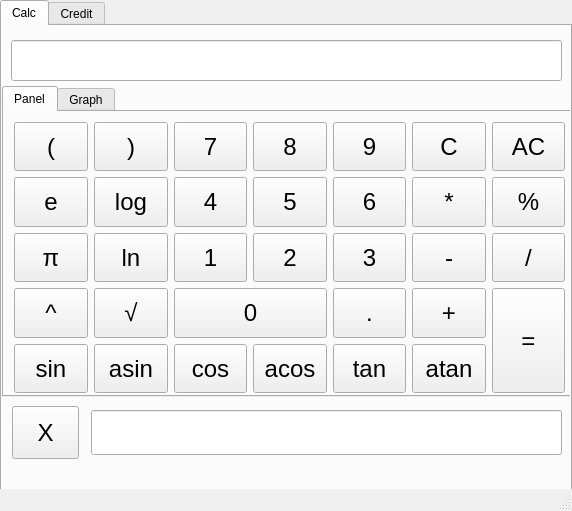
<?xml version="1.0" encoding="UTF-8"?>
<ui version="4.0">
 <class>MainWindow</class>
 <widget class="QMainWindow" name="MainWindow">
  <property name="enabled">
   <bool>true</bool>
  </property>
  <property name="geometry">
   <rect>
    <x>0</x>
    <y>0</y>
    <width>572</width>
    <height>511</height>
   </rect>
  </property>
  <property name="sizePolicy">
   <sizepolicy hsizetype="Preferred" vsizetype="Preferred">
    <horstretch>0</horstretch>
    <verstretch>0</verstretch>
   </sizepolicy>
  </property>
  <property name="minimumSize">
   <size>
    <width>572</width>
    <height>511</height>
   </size>
  </property>
  <property name="maximumSize">
   <size>
    <width>572</width>
    <height>511</height>
   </size>
  </property>
  <property name="windowTitle">
   <string>MainWindow</string>
  </property>
  <widget class="QWidget" name="centralwidget">
   <widget class="QTabWidget" name="tabWidget">
    <property name="enabled">
     <bool>true</bool>
    </property>
    <property name="geometry">
     <rect>
      <x>0</x>
      <y>0</y>
      <width>572</width>
      <height>500</height>
     </rect>
    </property>
    <property name="sizePolicy">
     <sizepolicy hsizetype="Fixed" vsizetype="Fixed">
      <horstretch>0</horstretch>
      <verstretch>0</verstretch>
     </sizepolicy>
    </property>
    <property name="currentIndex">
     <number>0</number>
    </property>
    <widget class="QWidget" name="Calc">
     <attribute name="title">
      <string>Calc</string>
     </attribute>
     <widget class="QPushButton" name="pushButton_X">
      <property name="geometry">
       <rect>
        <x>10</x>
        <y>380</y>
        <width>67</width>
        <height>53</height>
       </rect>
      </property>
      <property name="sizePolicy">
       <sizepolicy hsizetype="Fixed" vsizetype="Fixed">
        <horstretch>0</horstretch>
        <verstretch>0</verstretch>
       </sizepolicy>
      </property>
      <property name="minimumSize">
       <size>
        <width>67</width>
        <height>53</height>
       </size>
      </property>
      <property name="maximumSize">
       <size>
        <width>67</width>
        <height>53</height>
       </size>
      </property>
      <property name="font">
       <font>
        <pointsize>18</pointsize>
       </font>
      </property>
      <property name="text">
       <string>X</string>
      </property>
     </widget>
     <widget class="QLineEdit" name="x_value">
      <property name="geometry">
       <rect>
        <x>89</x>
        <y>384</y>
        <width>471</width>
        <height>45</height>
       </rect>
      </property>
      <property name="sizePolicy">
       <sizepolicy hsizetype="Preferred" vsizetype="Preferred">
        <horstretch>0</horstretch>
        <verstretch>0</verstretch>
       </sizepolicy>
      </property>
      <property name="minimumSize">
       <size>
        <width>0</width>
        <height>0</height>
       </size>
      </property>
      <property name="maximumSize">
       <size>
        <width>16777215</width>
        <height>50</height>
       </size>
      </property>
      <property name="font">
       <font>
        <pointsize>14</pointsize>
       </font>
      </property>
      <property name="focusPolicy">
       <enum>Qt::StrongFocus</enum>
      </property>
      <property name="styleSheet">
       <string notr="true">QLineEdit:focus {
    border: 2px solid blue;
}</string>
      </property>
      <property name="inputMethodHints">
       <set>Qt::ImhDigitsOnly</set>
      </property>
      <property name="maxLength">
       <number>255</number>
      </property>
     </widget>
     <widget class="QLineEdit" name="resultPanel">
      <property name="geometry">
       <rect>
        <x>9</x>
        <y>14</y>
        <width>551</width>
        <height>41</height>
       </rect>
      </property>
      <property name="sizePolicy">
       <sizepolicy hsizetype="Preferred" vsizetype="Preferred">
        <horstretch>0</horstretch>
        <verstretch>0</verstretch>
       </sizepolicy>
      </property>
      <property name="focusPolicy">
       <enum>Qt::StrongFocus</enum>
      </property>
      <property name="layoutDirection">
       <enum>Qt::LeftToRight</enum>
      </property>
      <property name="styleSheet">
       <string notr="true">QLineEdit:focus {
    border: 2px solid blue;
}</string>
      </property>
      <property name="maxLength">
       <number>255</number>
      </property>
      <property name="cursorPosition">
       <number>0</number>
      </property>
      <property name="alignment">
       <set>Qt::AlignRight|Qt::AlignTrailing|Qt::AlignVCenter</set>
      </property>
     </widget>
     <widget class="QTabWidget" name="tabWidget_2">
      <property name="geometry">
       <rect>
        <x>0</x>
        <y>60</y>
        <width>571</width>
        <height>311</height>
       </rect>
      </property>
      <property name="tabPosition">
       <enum>QTabWidget::North</enum>
      </property>
      <property name="currentIndex">
       <number>0</number>
      </property>
      <widget class="QWidget" name="tab_3">
       <attribute name="title">
        <string>Panel</string>
       </attribute>
       <widget class="QWidget" name="layoutWidget">
        <property name="geometry">
         <rect>
          <x>10</x>
          <y>10</y>
          <width>551</width>
          <height>271</height>
         </rect>
        </property>
        <property name="sizePolicy">
         <sizepolicy hsizetype="Preferred" vsizetype="Preferred">
          <horstretch>0</horstretch>
          <verstretch>0</verstretch>
         </sizepolicy>
        </property>
        <layout class="QGridLayout" name="gridLayout_2" rowstretch="0,0,0,0,0">
         <property name="sizeConstraint">
          <enum>QLayout::SetDefaultConstraint</enum>
         </property>
         <property name="leftMargin">
          <number>0</number>
         </property>
         <property name="topMargin">
          <number>0</number>
         </property>
         <item row="1" column="5">
          <widget class="QPushButton" name="pushButton_mult">
           <property name="sizePolicy">
            <sizepolicy hsizetype="Preferred" vsizetype="Preferred">
             <horstretch>0</horstretch>
             <verstretch>0</verstretch>
            </sizepolicy>
           </property>
           <property name="font">
            <font>
             <pointsize>18</pointsize>
            </font>
           </property>
           <property name="text">
            <string>*</string>
           </property>
          </widget>
         </item>
         <item row="2" column="5">
          <widget class="QPushButton" name="pushButton_minus">
           <property name="sizePolicy">
            <sizepolicy hsizetype="Preferred" vsizetype="Preferred">
             <horstretch>0</horstretch>
             <verstretch>0</verstretch>
            </sizepolicy>
           </property>
           <property name="font">
            <font>
             <pointsize>18</pointsize>
            </font>
           </property>
           <property name="text">
            <string>-</string>
           </property>
          </widget>
         </item>
         <item row="4" column="2">
          <widget class="QPushButton" name="pushButton_cos">
           <property name="enabled">
            <bool>true</bool>
           </property>
           <property name="sizePolicy">
            <sizepolicy hsizetype="Preferred" vsizetype="Preferred">
             <horstretch>0</horstretch>
             <verstretch>0</verstretch>
            </sizepolicy>
           </property>
           <property name="minimumSize">
            <size>
             <width>0</width>
             <height>0</height>
            </size>
           </property>
           <property name="font">
            <font>
             <pointsize>18</pointsize>
            </font>
           </property>
           <property name="text">
            <string>cos</string>
           </property>
          </widget>
         </item>
         <item row="0" column="2">
          <widget class="QPushButton" name="pushButton_7">
           <property name="sizePolicy">
            <sizepolicy hsizetype="Preferred" vsizetype="Preferred">
             <horstretch>0</horstretch>
             <verstretch>0</verstretch>
            </sizepolicy>
           </property>
           <property name="font">
            <font>
             <pointsize>18</pointsize>
            </font>
           </property>
           <property name="text">
            <string>7</string>
           </property>
          </widget>
         </item>
         <item row="4" column="5">
          <widget class="QPushButton" name="pushButton_atan">
           <property name="sizePolicy">
            <sizepolicy hsizetype="Preferred" vsizetype="Preferred">
             <horstretch>0</horstretch>
             <verstretch>0</verstretch>
            </sizepolicy>
           </property>
           <property name="font">
            <font>
             <pointsize>18</pointsize>
            </font>
           </property>
           <property name="text">
            <string>atan</string>
           </property>
          </widget>
         </item>
         <item row="1" column="3">
          <widget class="QPushButton" name="pushButton_5">
           <property name="sizePolicy">
            <sizepolicy hsizetype="Preferred" vsizetype="Preferred">
             <horstretch>0</horstretch>
             <verstretch>0</verstretch>
            </sizepolicy>
           </property>
           <property name="font">
            <font>
             <pointsize>18</pointsize>
            </font>
           </property>
           <property name="text">
            <string>5</string>
           </property>
          </widget>
         </item>
         <item row="0" column="3">
          <widget class="QPushButton" name="pushButton_8">
           <property name="sizePolicy">
            <sizepolicy hsizetype="Preferred" vsizetype="Preferred">
             <horstretch>0</horstretch>
             <verstretch>0</verstretch>
            </sizepolicy>
           </property>
           <property name="font">
            <font>
             <pointsize>18</pointsize>
            </font>
           </property>
           <property name="text">
            <string>8</string>
           </property>
          </widget>
         </item>
         <item row="4" column="0">
          <widget class="QPushButton" name="pushButton_sin">
           <property name="sizePolicy">
            <sizepolicy hsizetype="Preferred" vsizetype="Preferred">
             <horstretch>0</horstretch>
             <verstretch>0</verstretch>
            </sizepolicy>
           </property>
           <property name="font">
            <font>
             <pointsize>18</pointsize>
            </font>
           </property>
           <property name="text">
            <string>sin</string>
           </property>
          </widget>
         </item>
         <item row="3" column="2" colspan="2">
          <widget class="QPushButton" name="pushButton_0">
           <property name="sizePolicy">
            <sizepolicy hsizetype="Preferred" vsizetype="Preferred">
             <horstretch>0</horstretch>
             <verstretch>0</verstretch>
            </sizepolicy>
           </property>
           <property name="font">
            <font>
             <pointsize>18</pointsize>
            </font>
           </property>
           <property name="text">
            <string>0</string>
           </property>
          </widget>
         </item>
         <item row="2" column="2">
          <widget class="QPushButton" name="pushButton_1">
           <property name="sizePolicy">
            <sizepolicy hsizetype="Preferred" vsizetype="Preferred">
             <horstretch>0</horstretch>
             <verstretch>0</verstretch>
            </sizepolicy>
           </property>
           <property name="font">
            <font>
             <pointsize>18</pointsize>
            </font>
           </property>
           <property name="text">
            <string>1</string>
           </property>
          </widget>
         </item>
         <item row="2" column="4">
          <widget class="QPushButton" name="pushButton_3">
           <property name="sizePolicy">
            <sizepolicy hsizetype="Preferred" vsizetype="Preferred">
             <horstretch>0</horstretch>
             <verstretch>0</verstretch>
            </sizepolicy>
           </property>
           <property name="font">
            <font>
             <pointsize>18</pointsize>
            </font>
           </property>
           <property name="text">
            <string>3</string>
           </property>
          </widget>
         </item>
         <item row="1" column="6">
          <widget class="QPushButton" name="pushButton_mod">
           <property name="sizePolicy">
            <sizepolicy hsizetype="Preferred" vsizetype="Preferred">
             <horstretch>0</horstretch>
             <verstretch>0</verstretch>
            </sizepolicy>
           </property>
           <property name="font">
            <font>
             <pointsize>18</pointsize>
            </font>
           </property>
           <property name="text">
            <string>%</string>
           </property>
          </widget>
         </item>
         <item row="0" column="5">
          <widget class="QPushButton" name="pushButton_C">
           <property name="sizePolicy">
            <sizepolicy hsizetype="Preferred" vsizetype="Preferred">
             <horstretch>0</horstretch>
             <verstretch>0</verstretch>
            </sizepolicy>
           </property>
           <property name="font">
            <font>
             <pointsize>18</pointsize>
            </font>
           </property>
           <property name="text">
            <string>C</string>
           </property>
          </widget>
         </item>
         <item row="2" column="6">
          <widget class="QPushButton" name="pushButton_div">
           <property name="sizePolicy">
            <sizepolicy hsizetype="Preferred" vsizetype="Preferred">
             <horstretch>0</horstretch>
             <verstretch>0</verstretch>
            </sizepolicy>
           </property>
           <property name="font">
            <font>
             <pointsize>18</pointsize>
            </font>
           </property>
           <property name="text">
            <string>/</string>
           </property>
          </widget>
         </item>
         <item row="0" column="1">
          <widget class="QPushButton" name="pushButton_math_bracket_right">
           <property name="sizePolicy">
            <sizepolicy hsizetype="Preferred" vsizetype="Preferred">
             <horstretch>0</horstretch>
             <verstretch>0</verstretch>
            </sizepolicy>
           </property>
           <property name="font">
            <font>
             <pointsize>18</pointsize>
            </font>
           </property>
           <property name="text">
            <string>)</string>
           </property>
          </widget>
         </item>
         <item row="2" column="3">
          <widget class="QPushButton" name="pushButton_2">
           <property name="sizePolicy">
            <sizepolicy hsizetype="Preferred" vsizetype="Preferred">
             <horstretch>0</horstretch>
             <verstretch>0</verstretch>
            </sizepolicy>
           </property>
           <property name="font">
            <font>
             <pointsize>18</pointsize>
            </font>
           </property>
           <property name="text">
            <string>2</string>
           </property>
          </widget>
         </item>
         <item row="2" column="0">
          <widget class="QPushButton" name="pushButton_pi">
           <property name="sizePolicy">
            <sizepolicy hsizetype="Preferred" vsizetype="Preferred">
             <horstretch>0</horstretch>
             <verstretch>0</verstretch>
            </sizepolicy>
           </property>
           <property name="font">
            <font>
             <pointsize>18</pointsize>
            </font>
           </property>
           <property name="text">
            <string>π</string>
           </property>
          </widget>
         </item>
         <item row="0" column="0">
          <widget class="QPushButton" name="pushButton_math_bracket_left">
           <property name="sizePolicy">
            <sizepolicy hsizetype="Preferred" vsizetype="Preferred">
             <horstretch>0</horstretch>
             <verstretch>0</verstretch>
            </sizepolicy>
           </property>
           <property name="font">
            <font>
             <pointsize>18</pointsize>
            </font>
           </property>
           <property name="text">
            <string>(</string>
           </property>
          </widget>
         </item>
         <item row="3" column="0">
          <widget class="QPushButton" name="pushButton_pow">
           <property name="sizePolicy">
            <sizepolicy hsizetype="Preferred" vsizetype="Preferred">
             <horstretch>0</horstretch>
             <verstretch>0</verstretch>
            </sizepolicy>
           </property>
           <property name="font">
            <font>
             <pointsize>18</pointsize>
            </font>
           </property>
           <property name="text">
            <string>^</string>
           </property>
          </widget>
         </item>
         <item row="4" column="4">
          <widget class="QPushButton" name="pushButton_tan">
           <property name="sizePolicy">
            <sizepolicy hsizetype="Preferred" vsizetype="Preferred">
             <horstretch>0</horstretch>
             <verstretch>0</verstretch>
            </sizepolicy>
           </property>
           <property name="font">
            <font>
             <pointsize>18</pointsize>
            </font>
           </property>
           <property name="text">
            <string>tan</string>
           </property>
          </widget>
         </item>
         <item row="1" column="1">
          <widget class="QPushButton" name="pushButton_log">
           <property name="sizePolicy">
            <sizepolicy hsizetype="Preferred" vsizetype="Preferred">
             <horstretch>0</horstretch>
             <verstretch>0</verstretch>
            </sizepolicy>
           </property>
           <property name="font">
            <font>
             <pointsize>18</pointsize>
            </font>
           </property>
           <property name="text">
            <string>log</string>
           </property>
          </widget>
         </item>
         <item row="0" column="6">
          <widget class="QPushButton" name="pushButton_AC">
           <property name="sizePolicy">
            <sizepolicy hsizetype="Preferred" vsizetype="Preferred">
             <horstretch>0</horstretch>
             <verstretch>0</verstretch>
            </sizepolicy>
           </property>
           <property name="font">
            <font>
             <pointsize>18</pointsize>
            </font>
           </property>
           <property name="text">
            <string>AC</string>
           </property>
          </widget>
         </item>
         <item row="1" column="2">
          <widget class="QPushButton" name="pushButton_4">
           <property name="sizePolicy">
            <sizepolicy hsizetype="Preferred" vsizetype="Preferred">
             <horstretch>0</horstretch>
             <verstretch>0</verstretch>
            </sizepolicy>
           </property>
           <property name="font">
            <font>
             <pointsize>18</pointsize>
            </font>
           </property>
           <property name="text">
            <string>4</string>
           </property>
          </widget>
         </item>
         <item row="0" column="4">
          <widget class="QPushButton" name="pushButton_9">
           <property name="sizePolicy">
            <sizepolicy hsizetype="Preferred" vsizetype="Preferred">
             <horstretch>0</horstretch>
             <verstretch>0</verstretch>
            </sizepolicy>
           </property>
           <property name="font">
            <font>
             <pointsize>18</pointsize>
            </font>
           </property>
           <property name="text">
            <string>9</string>
           </property>
          </widget>
         </item>
         <item row="3" column="1">
          <widget class="QPushButton" name="pushButton_sqrt">
           <property name="sizePolicy">
            <sizepolicy hsizetype="Preferred" vsizetype="Preferred">
             <horstretch>0</horstretch>
             <verstretch>0</verstretch>
            </sizepolicy>
           </property>
           <property name="font">
            <font>
             <pointsize>18</pointsize>
            </font>
           </property>
           <property name="text">
            <string>√</string>
           </property>
          </widget>
         </item>
         <item row="2" column="1">
          <widget class="QPushButton" name="pushButton_ln">
           <property name="sizePolicy">
            <sizepolicy hsizetype="Preferred" vsizetype="Preferred">
             <horstretch>0</horstretch>
             <verstretch>0</verstretch>
            </sizepolicy>
           </property>
           <property name="font">
            <font>
             <pointsize>18</pointsize>
            </font>
           </property>
           <property name="text">
            <string>ln</string>
           </property>
          </widget>
         </item>
         <item row="3" column="6" rowspan="2">
          <widget class="QPushButton" name="pushButton_equal">
           <property name="sizePolicy">
            <sizepolicy hsizetype="Preferred" vsizetype="Preferred">
             <horstretch>0</horstretch>
             <verstretch>0</verstretch>
            </sizepolicy>
           </property>
           <property name="font">
            <font>
             <pointsize>18</pointsize>
            </font>
           </property>
           <property name="text">
            <string>=</string>
           </property>
          </widget>
         </item>
         <item row="4" column="1">
          <widget class="QPushButton" name="pushButton_asin">
           <property name="sizePolicy">
            <sizepolicy hsizetype="Preferred" vsizetype="Preferred">
             <horstretch>0</horstretch>
             <verstretch>0</verstretch>
            </sizepolicy>
           </property>
           <property name="font">
            <font>
             <pointsize>18</pointsize>
            </font>
           </property>
           <property name="text">
            <string>asin</string>
           </property>
          </widget>
         </item>
         <item row="1" column="4">
          <widget class="QPushButton" name="pushButton_6">
           <property name="sizePolicy">
            <sizepolicy hsizetype="Preferred" vsizetype="Preferred">
             <horstretch>0</horstretch>
             <verstretch>0</verstretch>
            </sizepolicy>
           </property>
           <property name="font">
            <font>
             <pointsize>18</pointsize>
            </font>
           </property>
           <property name="text">
            <string>6</string>
           </property>
          </widget>
         </item>
         <item row="3" column="4">
          <widget class="QPushButton" name="pushButton_dot">
           <property name="sizePolicy">
            <sizepolicy hsizetype="Preferred" vsizetype="Preferred">
             <horstretch>0</horstretch>
             <verstretch>0</verstretch>
            </sizepolicy>
           </property>
           <property name="font">
            <font>
             <pointsize>18</pointsize>
            </font>
           </property>
           <property name="text">
            <string>.</string>
           </property>
          </widget>
         </item>
         <item row="1" column="0">
          <widget class="QPushButton" name="pushButton_exp">
           <property name="sizePolicy">
            <sizepolicy hsizetype="Preferred" vsizetype="Preferred">
             <horstretch>0</horstretch>
             <verstretch>0</verstretch>
            </sizepolicy>
           </property>
           <property name="font">
            <font>
             <pointsize>18</pointsize>
            </font>
           </property>
           <property name="text">
            <string>e</string>
           </property>
          </widget>
         </item>
         <item row="4" column="3">
          <widget class="QPushButton" name="pushButton_acos">
           <property name="sizePolicy">
            <sizepolicy hsizetype="Preferred" vsizetype="Preferred">
             <horstretch>0</horstretch>
             <verstretch>0</verstretch>
            </sizepolicy>
           </property>
           <property name="font">
            <font>
             <pointsize>18</pointsize>
            </font>
           </property>
           <property name="text">
            <string>acos</string>
           </property>
          </widget>
         </item>
         <item row="3" column="5">
          <widget class="QPushButton" name="pushButton_plus">
           <property name="sizePolicy">
            <sizepolicy hsizetype="Preferred" vsizetype="Preferred">
             <horstretch>0</horstretch>
             <verstretch>0</verstretch>
            </sizepolicy>
           </property>
           <property name="font">
            <font>
             <pointsize>18</pointsize>
            </font>
           </property>
           <property name="text">
            <string>+</string>
           </property>
          </widget>
         </item>
        </layout>
       </widget>
      </widget>
      <widget class="QWidget" name="tab_4">
       <attribute name="title">
        <string>Graph</string>
       </attribute>
       <widget class="QLabel" name="label">
        <property name="geometry">
         <rect>
          <x>80</x>
          <y>10</y>
          <width>21</width>
          <height>16</height>
         </rect>
        </property>
        <property name="text">
         <string>X</string>
        </property>
       </widget>
       <widget class="QLabel" name="label_7">
        <property name="geometry">
         <rect>
          <x>11</x>
          <y>31</y>
          <width>29</width>
          <height>26</height>
         </rect>
        </property>
        <property name="text">
         <string>From</string>
        </property>
       </widget>
       <widget class="QLabel" name="label_8">
        <property name="geometry">
         <rect>
          <x>10</x>
          <y>70</y>
          <width>16</width>
          <height>16</height>
         </rect>
        </property>
        <property name="text">
         <string>To</string>
        </property>
       </widget>
       <widget class="QWidget" name="layoutWidget">
        <property name="geometry">
         <rect>
          <x>50</x>
          <y>33</y>
          <width>81</width>
          <height>61</height>
         </rect>
        </property>
        <layout class="QVBoxLayout" name="verticalLayout">
         <item>
          <widget class="QSpinBox" name="From_x">
           <property name="minimum">
            <number>-1000000</number>
           </property>
           <property name="maximum">
            <number>1000000</number>
           </property>
           <property name="value">
            <number>-100</number>
           </property>
          </widget>
         </item>
         <item>
          <widget class="QSpinBox" name="To_x">
           <property name="minimum">
            <number>-1000000</number>
           </property>
           <property name="maximum">
            <number>1000000</number>
           </property>
           <property name="value">
            <number>100</number>
           </property>
          </widget>
         </item>
        </layout>
       </widget>
       <widget class="QPushButton" name="Create_graph">
        <property name="geometry">
         <rect>
          <x>20</x>
          <y>230</y>
          <width>100</width>
          <height>32</height>
         </rect>
        </property>
        <property name="text">
         <string>Create graph</string>
        </property>
       </widget>
       <widget class="QLabel" name="label_9">
        <property name="geometry">
         <rect>
          <x>11</x>
          <y>121</y>
          <width>29</width>
          <height>26</height>
         </rect>
        </property>
        <property name="text">
         <string>From</string>
        </property>
       </widget>
       <widget class="QLabel" name="label_10">
        <property name="geometry">
         <rect>
          <x>10</x>
          <y>160</y>
          <width>16</width>
          <height>16</height>
         </rect>
        </property>
        <property name="text">
         <string>To</string>
        </property>
       </widget>
       <widget class="QLabel" name="label_3">
        <property name="geometry">
         <rect>
          <x>80</x>
          <y>100</y>
          <width>21</width>
          <height>16</height>
         </rect>
        </property>
        <property name="text">
         <string>Y</string>
        </property>
       </widget>
       <widget class="QWidget" name="layoutWidget_3">
        <property name="geometry">
         <rect>
          <x>50</x>
          <y>123</y>
          <width>81</width>
          <height>61</height>
         </rect>
        </property>
        <layout class="QVBoxLayout" name="verticalLayout_4">
         <item>
          <widget class="QSpinBox" name="From_Y">
           <property name="minimum">
            <number>-1000000</number>
           </property>
           <property name="maximum">
            <number>1000000</number>
           </property>
           <property name="value">
            <number>-100</number>
           </property>
          </widget>
         </item>
         <item>
          <widget class="QSpinBox" name="To_Y">
           <property name="minimum">
            <number>-1000000</number>
           </property>
           <property name="maximum">
            <number>1000000</number>
           </property>
           <property name="value">
            <number>100</number>
           </property>
          </widget>
         </item>
        </layout>
       </widget>
       <widget class="QCustomPlot" name="graph_place" native="true">
        <property name="geometry">
         <rect>
          <x>149</x>
          <y>9</y>
          <width>411</width>
          <height>271</height>
         </rect>
        </property>
       </widget>
      </widget>
     </widget>
     <zorder>tabWidget_2</zorder>
     <zorder>pushButton_X</zorder>
     <zorder>x_value</zorder>
     <zorder>resultPanel</zorder>
    </widget>
    <widget class="QWidget" name="Credit">
     <attribute name="title">
      <string>Credit</string>
     </attribute>
     <widget class="QPushButton" name="pushButton_annuity">
      <property name="geometry">
       <rect>
        <x>340</x>
        <y>50</y>
        <width>110</width>
        <height>32</height>
       </rect>
      </property>
      <property name="text">
       <string>annuity</string>
      </property>
     </widget>
     <widget class="QPushButton" name="pushButton_differentiated">
      <property name="enabled">
       <bool>true</bool>
      </property>
      <property name="geometry">
       <rect>
        <x>450</x>
        <y>50</y>
        <width>110</width>
        <height>32</height>
       </rect>
      </property>
      <property name="text">
       <string>differentiated</string>
      </property>
     </widget>
     <widget class="QLineEdit" name="lineEdit_2">
      <property name="geometry">
       <rect>
        <x>50</x>
        <y>210</y>
        <width>113</width>
        <height>21</height>
       </rect>
      </property>
      <property name="readOnly">
       <bool>true</bool>
      </property>
     </widget>
     <widget class="QLineEdit" name="lineEdit_3">
      <property name="geometry">
       <rect>
        <x>50</x>
        <y>280</y>
        <width>113</width>
        <height>21</height>
       </rect>
      </property>
      <property name="readOnly">
       <bool>true</bool>
      </property>
     </widget>
     <widget class="QWidget" name="layoutWidget">
      <property name="geometry">
       <rect>
        <x>11</x>
        <y>54</y>
        <width>321</width>
        <height>23</height>
       </rect>
      </property>
      <layout class="QHBoxLayout" name="horizontalLayout">
       <item>
        <widget class="QDoubleSpinBox" name="money">
         <property name="minimum">
          <double>0.010000000000000</double>
         </property>
         <property name="maximum">
          <double>100000000000000002021887912715594698857609632321435774113777685620800400499816430935869782753280.000000000000000</double>
         </property>
         <property name="singleStep">
          <double>0.010000000000000</double>
         </property>
        </widget>
       </item>
       <item>
        <widget class="QDoubleSpinBox" name="percent">
         <property name="minimum">
          <double>0.010000000000000</double>
         </property>
         <property name="maximum">
          <double>100.000000000000000</double>
         </property>
         <property name="singleStep">
          <double>0.100000000000000</double>
         </property>
        </widget>
       </item>
      </layout>
     </widget>
     <widget class="QLabel" name="label_2">
      <property name="geometry">
       <rect>
        <x>240</x>
        <y>20</y>
        <width>31</width>
        <height>16</height>
       </rect>
      </property>
      <property name="text">
       <string>ante</string>
      </property>
     </widget>
     <widget class="QLabel" name="label_4">
      <property name="geometry">
       <rect>
        <x>410</x>
        <y>20</y>
        <width>81</width>
        <height>16</height>
       </rect>
      </property>
      <property name="text">
       <string>type of credit</string>
      </property>
     </widget>
     <widget class="QLabel" name="label_5">
      <property name="geometry">
       <rect>
        <x>40</x>
        <y>20</y>
        <width>101</width>
        <height>16</height>
       </rect>
      </property>
      <property name="text">
       <string>amount of credit</string>
      </property>
     </widget>
     <widget class="QLabel" name="label_6">
      <property name="geometry">
       <rect>
        <x>70</x>
        <y>190</y>
        <width>81</width>
        <height>16</height>
       </rect>
      </property>
      <property name="text">
       <string>overpayment</string>
      </property>
     </widget>
     <widget class="QLabel" name="label_11">
      <property name="geometry">
       <rect>
        <x>90</x>
        <y>260</y>
        <width>41</width>
        <height>16</height>
       </rect>
      </property>
      <property name="text">
       <string>total</string>
      </property>
     </widget>
     <widget class="QLabel" name="label_12">
      <property name="geometry">
       <rect>
        <x>330</x>
        <y>110</y>
        <width>111</width>
        <height>16</height>
       </rect>
      </property>
      <property name="text">
       <string>monthly payment</string>
      </property>
     </widget>
     <widget class="QLabel" name="label_13">
      <property name="geometry">
       <rect>
        <x>50</x>
        <y>100</y>
        <width>131</width>
        <height>16</height>
       </rect>
      </property>
      <property name="text">
       <string>period of credit(year)</string>
      </property>
     </widget>
     <widget class="QListWidget" name="listWidget">
      <property name="geometry">
       <rect>
        <x>220</x>
        <y>140</y>
        <width>321</width>
        <height>271</height>
       </rect>
      </property>
     </widget>
     <widget class="QSpinBox" name="year">
      <property name="geometry">
       <rect>
        <x>50</x>
        <y>120</y>
        <width>131</width>
        <height>22</height>
       </rect>
      </property>
      <property name="minimum">
       <number>1</number>
      </property>
      <property name="maximum">
       <number>50</number>
      </property>
     </widget>
    </widget>
   </widget>
  </widget>
  <widget class="QMenuBar" name="menubar">
   <property name="geometry">
    <rect>
     <x>0</x>
     <y>0</y>
     <width>572</width>
     <height>24</height>
    </rect>
   </property>
  </widget>
  <widget class="QStatusBar" name="statusbar"/>
 </widget>
 <customwidgets>
  <customwidget>
   <class>QCustomPlot</class>
   <extends>QWidget</extends>
   <header>qcustomplot.h</header>
   <container>1</container>
  </customwidget>
 </customwidgets>
 <resources/>
 <connections/>
</ui>
